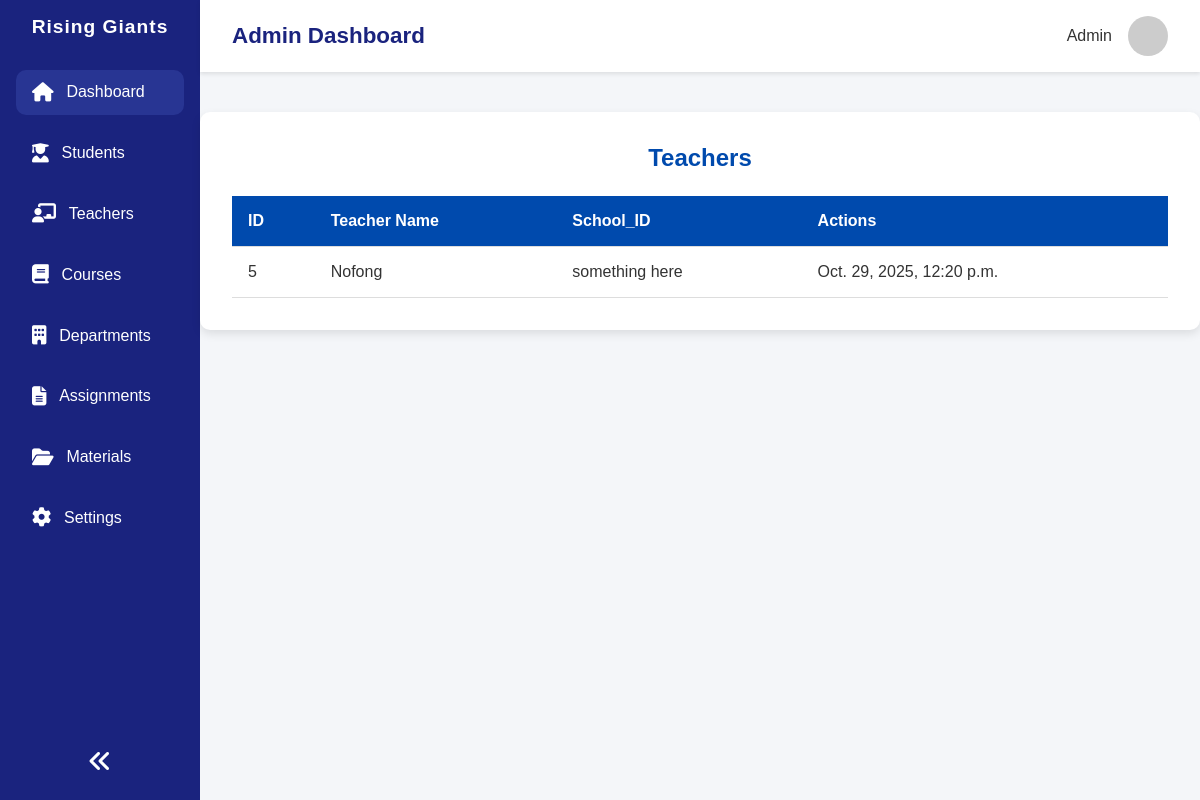
Page /dashboard/teachers/ on the earlier database version.
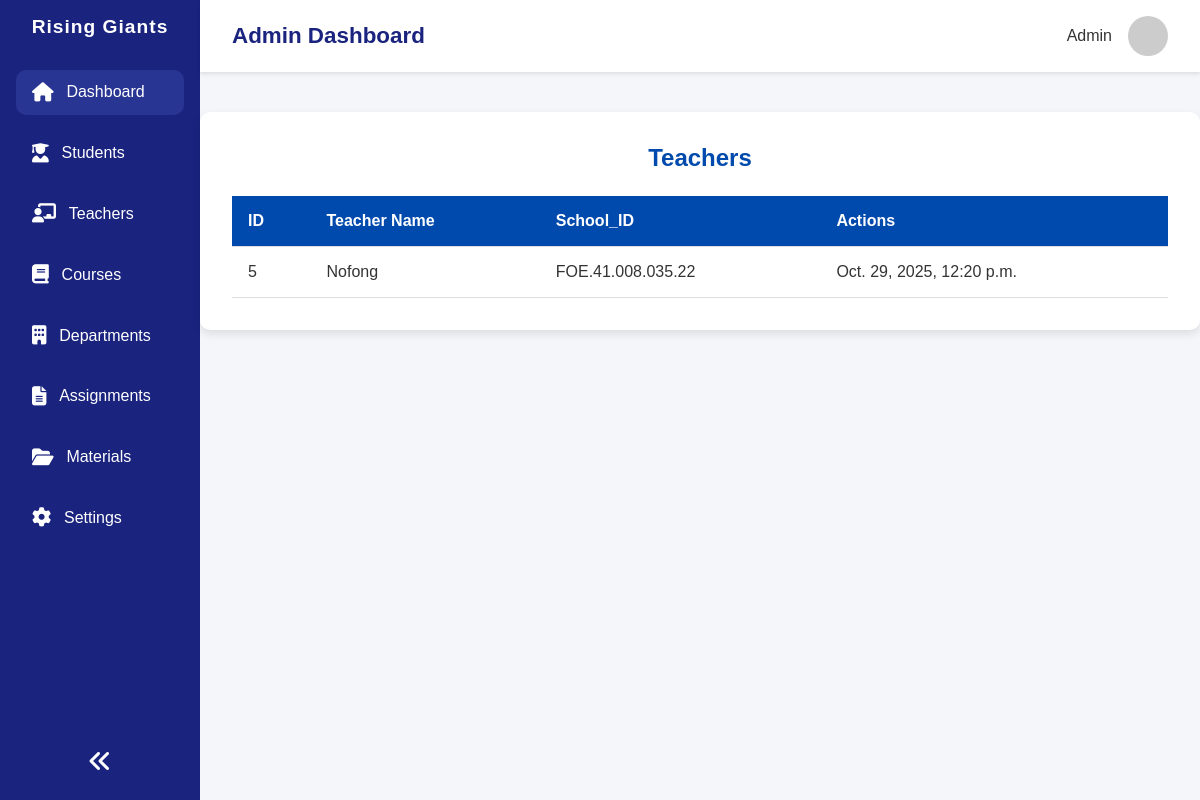
Same page on the later database version.
### users/models.py (models this page shows, shortened)
class CustomUser(AbstractUser):
    ROLES = {
        None:"Select user",
        "admin":"Admin",
        "teacher":"Teacher",
        "student":"Student",
    }
    school_id = models.CharField(blank=True,null=True,unique=True,validators=[is_umat_id])
    role = models.CharField(choices=ROLES, blank=True,default="teacher")
    deparment = models.ForeignKey(
        Department,
            on_delete=models.SET_NULL,
            null=True,
            blank=True,
            related_name="users"
        )
    USERNAME_FIELD = "school_id"

### main/views.py (the view)
# urls.py: path("teachers/",views.admin_teacher,name="admin_teachers"),
def admin_teacher(request):
    teachers = User.objects.filter(role = "teacher")
    context = {
        "teachers":teachers
    }
    return render(request,"main/admin_teacher_list.html",context)

### main/context_processors.py (called while the page is built)
def total_values(request):
    total_users = User.objects.all().count()
    total_teachers = User.objects.filter(role = "teacher").count()
    total_students = User.objects.filter(role = "student").count()
    total_departments = Department.objects.all().count()
    total_courses = Course.objects.all().count()
    context = {
        "total_students":total_students,
        "total_teachers":total_teachers,
        "total_courses":total_courses,
        "total_departments":total_departments,
    }
    return context

### main/templates/main/admin_teacher_list.html (shortened to what this page needs)
{% extends 'main_base.html' %}
{% load static %}
{% block extra_styles %}<link rel="stylesheet" href="{% static 'main/css/departments.css' %}">
{% endblock extra_styles %}
{% block body %}
  <div class="container">
    <h2>Teachers</h2>
    <table>
      <thead>
        <tr>
          <th>ID</th>
          <th>Teacher Name</th>
          <th>School_ID</th>
          <th>Actions</th>
        </tr>
      </thead>
      <tbody id="departmentList">
        {%for teacher in teachers %}
        <tr>
            <td>{{teacher.id}}</td>
            <td>{{teacher.username}}</td>
            {% if teacher.school_id %}
            <td>{{teacher.school_id}}</td>
            {% else %}
            <td> something here </td>
            {% endif%}
            <td>{{teacher.date_joined}}</td>
        </tr>
        {% endfor %}
      </tbody>
    </table>
  </div>
{% endblock body %}

Differences in the rows shown:
changed CustomUser "Nofong": school_id (not shown) → "FOE.41.008.035.22"; no longer shows "something here"
